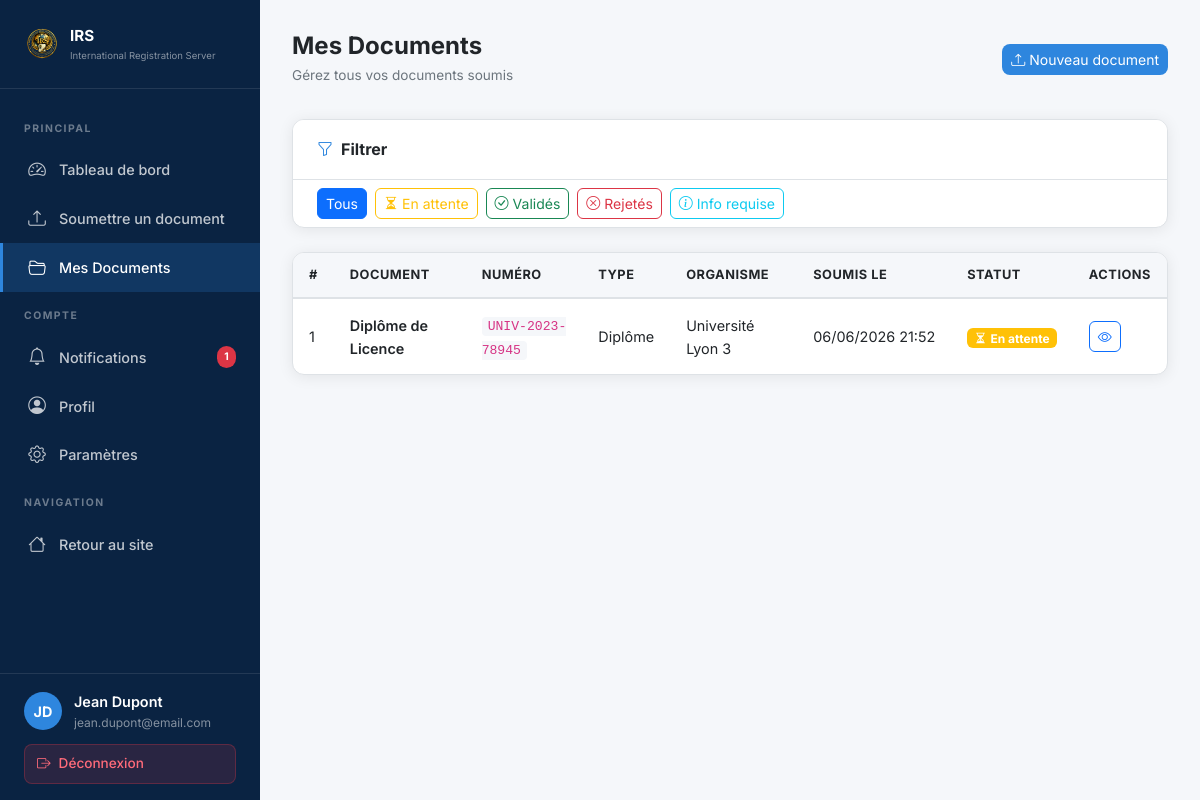
The page /dashboard/documents.php (signed in) on the database its author committed.
### tables this page shows
CREATE TABLE `users` (
  `id` INT(11) NOT NULL AUTO_INCREMENT,
  `first_name` VARCHAR(50) NOT NULL,
  `last_name` VARCHAR(50) NOT NULL,
  `email` VARCHAR(100) NOT NULL,
  `phone` VARCHAR(20) DEFAULT NULL,
  `country` VARCHAR(100) DEFAULT NULL,
  `password` VARCHAR(255) NOT NULL,
  `status` ENUM('active','suspended','inactive') NOT NULL DEFAULT 'active',
  `profile_picture` VARCHAR(255) DEFAULT NULL,
  `last_login` TIMESTAMP NULL DEFAULT NULL,
  `created_at` TIMESTAMP NOT NULL DEFAULT CURRENT_TIMESTAMP,
  `updated_at` TIMESTAMP NOT NULL DEFAULT CURRENT_TIMESTAMP ON UPDATE CURRENT_TIMESTAMP,
  PRIMARY KEY (`id`),
  UNIQUE KEY `email` (`email`)
);

CREATE TABLE `submitted_documents` (
  `id` INT(11) NOT NULL AUTO_INCREMENT,
  `user_id` INT(11) NOT NULL,
  `document_name` VARCHAR(100) NOT NULL,
  `document_number` VARCHAR(100) NOT NULL,
  `document_type` VARCHAR(50) NOT NULL,
  `issuing_organization` VARCHAR(150) NOT NULL,
  `country_of_origin` VARCHAR(100) DEFAULT NULL,
  `description` TEXT DEFAULT NULL,
  `file_path` VARCHAR(255) DEFAULT NULL,
  `image_path` VARCHAR(255) DEFAULT NULL,
  `status` ENUM('pending','validated','rejected','info_requested') NOT NULL DEFAULT 'pending',
  `rejection_reason` TEXT DEFAULT NULL,
  `admin_notes` TEXT DEFAULT NULL,
  `reviewed_by` INT(11) DEFAULT NULL,
  `reviewed_at` TIMESTAMP NULL DEFAULT NULL,
  `submitted_at` TIMESTAMP NOT NULL DEFAULT CURRENT_TIMESTAMP,
  `updated_at` TIMESTAMP NOT NULL DEFAULT CURRENT_TIMESTAMP ON UPDATE CURRENT_TIMESTAMP,
  PRIMARY KEY (`id`),
  KEY `fk_submit_user` (`user_id`),
  KEY `fk_submit_admin` (`reviewed_by`),
  CONSTRAINT `fk_submit_user` FOREIGN KEY (`user_id`) REFERENCES `users` (`id`) ON DELETE CASCADE,
  CONSTRAINT `fk_submit_admin` FOREIGN KEY (`reviewed_by`) REFERENCES `admins` (`id`) ON DELETE SET NULL
);

### dashboard/documents.php (the view, shortened to what this page needs)
<?php
require_once __DIR__ . '/../includes/functions.php';
$user = getUserById($conn, $_SESSION['user_id']);
$uid = (int)$_SESSION['user_id'];
$filter = $conn->real_escape_string($_GET['status'] ?? '');
$where = "user_id = $uid";
$docs = $conn->query("SELECT * FROM submitted_documents WHERE $where ORDER BY submitted_at DESC");
$lang = getLang(); $theme = getTheme();
?>
<!DOCTYPE html>
<html lang="<?= $lang ?>" data-theme="<?= $theme ?>">
<head>
    <link rel="stylesheet" href="https://cdn.jsdelivr.net/npm/bootstrap@5.3.2/dist/css/bootstrap.min.css">
    <link rel="stylesheet" href="https://cdn.jsdelivr.net/npm/bootstrap-icons@1.11.3/font/bootstrap-icons.min.css">
    <link rel="stylesheet" href="/assets/css/style.css">
</head>
<body>
<div class="dashboard-wrapper">
    <?php include __DIR__ . '/../includes/dashboard-sidebar.php'; ?>
    <div class="main-content">
        <div class="top-bar">
            <div class="d-flex align-items-center gap-3">
                <div>
                    <h1 class="page-title"><?= t('my_documents') ?></h1>
                    <p class="page-subtitle">Gérez tous vos documents soumis</p>
                </div>
            </div>
            <a href="/dashboard/submit.php" class="btn btn-sm" style="background:var(--irs-blue);color:white;border-radius:8px;">
                <i class="bi bi-upload me-1"></i>Nouveau document
            </a>
        </div>
        <div class="irs-card">
            <div class="irs-card-header">
                <h5 class="irs-card-title"><i class="bi bi-funnel text-irs-blue"></i>Filtrer</h5>
            </div>
            <div class="irs-card-body py-2">
                <div class="d-flex gap-2 flex-wrap">
                    <a href="/dashboard/documents.php" class="btn btn-sm <?= !$filter ? 'btn-primary' : 'btn-outline-secondary' ?>" style="border-radius:6px;">Tous</a>
                    <a href="/dashboard/documents.php?status=pending" class="btn btn-sm <?= $filter==='pending' ? 'btn-warning text-dark' : 'btn-outline-warning' ?>" style="border-radius:6px;"><i class="bi bi-hourglass-split me-1"></i>En attente</a>
                    <a href="/dashboard/documents.php?status=validated" class="btn btn-sm <?= $filter==='validated' ? 'btn-success' : 'btn-outline-success' ?>" style="border-radius:6px;"><i class="bi bi-check-circle me-1"></i>Validés</a>
                    <a href="/dashboard/documents.php?status=rejected" class="btn btn-sm <?= $filter==='rejected' ? 'btn-danger' : 'btn-outline-danger' ?>" style="border-radius:6px;"><i class="bi bi-x-circle me-1"></i>Rejetés</a>
                    <a href="/dashboard/documents.php?status=info_requested" class="btn btn-sm <?= $filter==='info_requested' ? 'btn-info text-white' : 'btn-outline-info' ?>" style="border-radius:6px;"><i class="bi bi-info-circle me-1"></i>Info requise</a>
                </div>
            </div>
        </div>
        <div class="irs-card">
            <div style="overflow-x:auto;">
                <?php if ($docs && $docs->num_rows > 0): ?>
                <table class="irs-table w-100">
                    <thead>
                        <tr>
                            <th>#</th>
                            <th>Document</th>
                            <th>Numéro</th>
                            <th>Type</th>
                            <th>Organisme</th>
                            <th>Soumis le</th>
                            <th>Statut</th>
                            <th>Actions</th>
                        </tr>
                    </thead>
                    <tbody>
                        <?php $n=1; while ($doc = $docs->fetch_assoc()): ?>
                        <tr>
                            <td><?= $n++ ?></td>
                            <td><span style="font-weight:600;"><?= htmlspecialchars($doc['document_name']) ?></span></td>
                            <td><code style="font-size:0.82rem;background:var(--irs-gray);padding:2px 6px;border-radius:4px;"><?= htmlspecialchars($doc['document_number']) ?></code></td>
                            <td><?= htmlspecialchars($doc['document_type']) ?></td>
                            <td><?= htmlspecialchars($doc['issuing_organization']) ?></td>
                            <td style="white-space:nowrap;"><?= formatDateTime($doc['submitted_at']) ?></td>
                            <td><?= getStatusBadge($doc['status']) ?></td>
                            <td>
                                <div class="d-flex gap-1">
                                    <button type="button" class="btn btn-sm btn-outline-primary" style="border-radius:6px;" data-bs-toggle="modal" data-bs-target="#docModal<?= $doc['id'] ?>" title="Détails">
                                        <i class="bi bi-eye"></i>
                                    </button>
                                </div>
                            </td>
                        </tr>
                        <?php endwhile; ?>
                    </tbody>
                </table>
                <?php endif; ?>
            </div>
        </div>
    </div>
</div>
</body>
</html>

### includes/dashboard-sidebar.php (shortened to what this page needs)
<?php
$notif_count = getUserNotificationsCount($conn, $_SESSION['user_id']);
$current = basename($_SERVER['PHP_SELF']);
$dir = basename(dirname($_SERVER['PHP_SELF']));
?>
<div class="sidebar" id="sidebar">
    <div class="sidebar-header">
        <img src="/logo.png" alt="IRS">
        <div>
            <div class="brand-text">IRS</div>
            <span class="brand-sub">International Registration Server</span>
        </div>
    </div>
    <nav class="sidebar-nav">
        <div class="sidebar-section-title">Principal</div>
        <a href="/dashboard/index.php" class="sidebar-link <?= $current === 'index.php' && $dir === 'dashboard' ? 'active' : '' ?>">
            <i class="bi bi-speedometer2"></i>
            <?= t('dashboard') ?>
        </a>
        <a href="/dashboard/submit.php" class="sidebar-link <?= $current === 'submit.php' ? 'active' : '' ?>">
            <i class="bi bi-upload"></i>
            <?= t('submit_doc') ?>
        </a>
        <a href="/dashboard/documents.php" class="sidebar-link <?= $current === 'documents.php' ? 'active' : '' ?>">
            <i class="bi bi-folder2-open"></i>
            <?= t('my_documents') ?>
        </a>
        <div class="sidebar-section-title">Compte</div>
        <a href="/dashboard/notifications.php" class="sidebar-link <?= $current === 'notifications.php' ? 'active' : '' ?>">
            <i class="bi bi-bell"></i>
            <?= t('notifications') ?>
            <?php if ($notif_count > 0): ?>
            <span class="badge-count"><?= $notif_count ?></span>
            <?php endif; ?>
        </a>
        <a href="/dashboard/profile.php" class="sidebar-link <?= $current === 'profile.php' ? 'active' : '' ?>">
            <i class="bi bi-person-circle"></i>
            <?= t('profile') ?>
        </a>
        <a href="/dashboard/settings.php" class="sidebar-link <?= $current === 'settings.php' ? 'active' : '' ?>">
            <i class="bi bi-gear"></i>
            <?= t('settings') ?>
        </a>
        <div class="sidebar-section-title">Navigation</div>
        <a href="/index.php" class="sidebar-link">
            <i class="bi bi-house"></i>
            Retour au site
        </a>
    </nav>
    <div class="sidebar-footer">
        <div class="sidebar-user">
            <div class="sidebar-avatar">
                <?= strtoupper(substr($user['first_name'], 0, 1) . substr($user['last_name'], 0, 1)) ?>
            </div>
            <div>
                <div class="sidebar-user-name"><?= htmlspecialchars($user['first_name'] . ' ' . $user['last_name']) ?></div>
                <div class="sidebar-user-email"><?= htmlspecialchars($user['email']) ?></div>
            </div>
        </div>
        <a href="/logout.php" class="btn-logout">
            <i class="bi bi-box-arrow-right"></i>
            <?= t('logout') ?>
        </a>
    </div>
</div>

### includes/functions.php (shortened to what this page needs)
<?php
function getUserById($conn, $id) {
    $id = (int)$id;
    $result = $conn->query("SELECT * FROM users WHERE id = $id LIMIT 1");
    return $result ? $result->fetch_assoc() : null;
}
function getUserNotificationsCount($conn, $user_id) {
    $user_id = (int)$user_id;
    $result = $conn->query("SELECT COUNT(*) as cnt FROM notifications WHERE user_id = $user_id AND is_read = 0");
    if ($result) {
        $row = $result->fetch_assoc();
        return (int)$row['cnt'];
    }
    return 0;
}
function getStatusBadge($status) {
    $badges = [
        'pending'        => ['warning', 'En attente', 'hourglass-split'],
        'validated'      => ['success', 'Validé', 'check-circle-fill'],
        'rejected'       => ['danger', 'Rejeté', 'x-circle-fill'],
        'info_requested' => ['info', 'Info requise', 'info-circle-fill'],
        'verified'       => ['success', 'Vérifié', 'patch-check-fill'],
    ];
    $b = $badges[$status] ?? ['secondary', ucfirst($status), 'question-circle'];
    return '<span class="badge bg-' . $b[0] . '"><i class="bi bi-' . $b[2] . ' me-1"></i>' . $b[1] . '</span>';
}
function getLang() {
    return 'fr';
}
function t($key) {
    global $translations;
    return $translations[$key] ?? $key;
}
function loadTranslations() {
    $lang = getLang();
    $file = __DIR__ . '/../lang/' . $lang . '.php';
    if (file_exists($file)) {
        $translations = require $file;
    } else {
        $translations = require __DIR__ . '/../lang/fr.php';
    }
}
function getTheme() {
    return 'light';
}
function formatDateTime($date) {
    return date('d/m/Y H:i', strtotime($date));
}

### rows shown on the page
users: first_name+last_name "JD", first_name+last_name "Jean Dupont", email "jean.dupont@email.com"
submitted_documents: document_name "Diplôme de Licence", document_number "UNIV-2023-78945", document_type "Diplôme", issuing_organization "Université Lyon 3", submitted_at "06/06/2026 21:52", status "En attente"

### other values the page prints
t('dashboard') "Tableau de bord"
t('submit_doc') "Soumettre un document"
t('my_documents') "Mes Documents"
t('notifications') "Notifications"
$notif_count "1"
t('profile') "Profil"
t('settings') "Paramètres"
t('logout') "Déconnexion"
